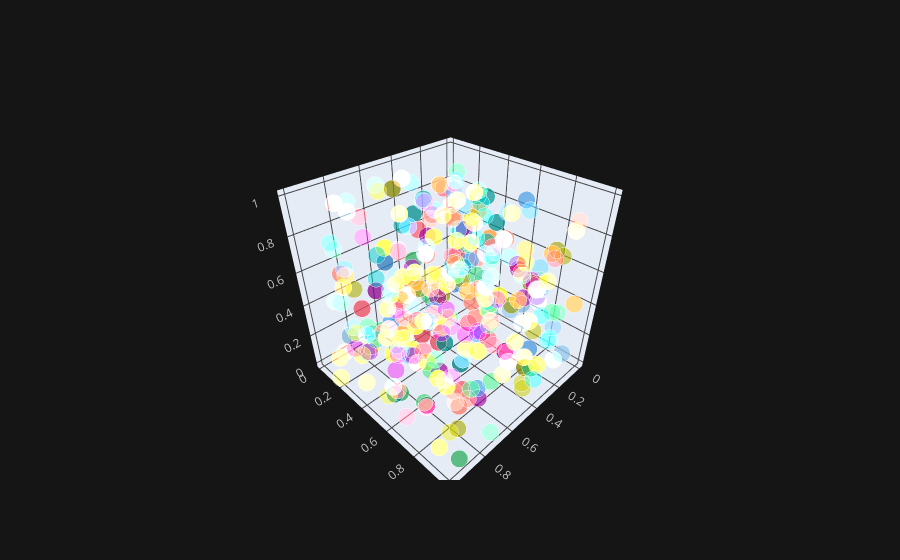

This figure's notebook cell:
### Code cell
df.iplot(x='a', y='b', z='c', kind='scatter3d')

### Figure 1 — Plotly figure (JSON) as saved in the notebook; plotly's stock layout.template omitted (floating-point values rounded to 4 significant figures; data arrays with more than 128 entries replaced by an {"elided": "..."} marker saying what was removed)
{"data": [{"marker": {"color": {"elided": "300 str values"}, "opacity": 0.8, "size": {"elided": "300 int values"}, "symbol": "circle"}, "mode": "markers", "text": {"elided": "300 str values"}, "type": "scatter3d", "x": {"elided": "300 float values"}, "y": {"elided": "300 float values"}, "z": {"elided": "300 float values"}}], "layout": {"legend": {"bgcolor": "#151516", "font": {"color": "#D9D9D9"}}, "paper_bgcolor": "#151516", "plot_bgcolor": "#151516", "scene": {"xaxis": {"gridcolor": "#434343", "showgrid": true, "tickfont": {"color": "#C2C2C2"}, "title": {"font": {"color": "#D9D9D9"}, "text": ""}, "zerolinecolor": "#666570"}, "yaxis": {"gridcolor": "#434343", "showgrid": true, "tickfont": {"color": "#C2C2C2"}, "title": {"font": {"color": "#D9D9D9"}, "text": ""}, "zerolinecolor": "#666570"}, "zaxis": {"gridcolor": "#434343", "showgrid": true, "tickfont": {"color": "#C2C2C2"}, "title": {"font": {"color": "#D9D9D9"}, "text": ""}, "zerolinecolor": "#666570"}}, "title": {"font": {"color": "#D9D9D9"}}}}
